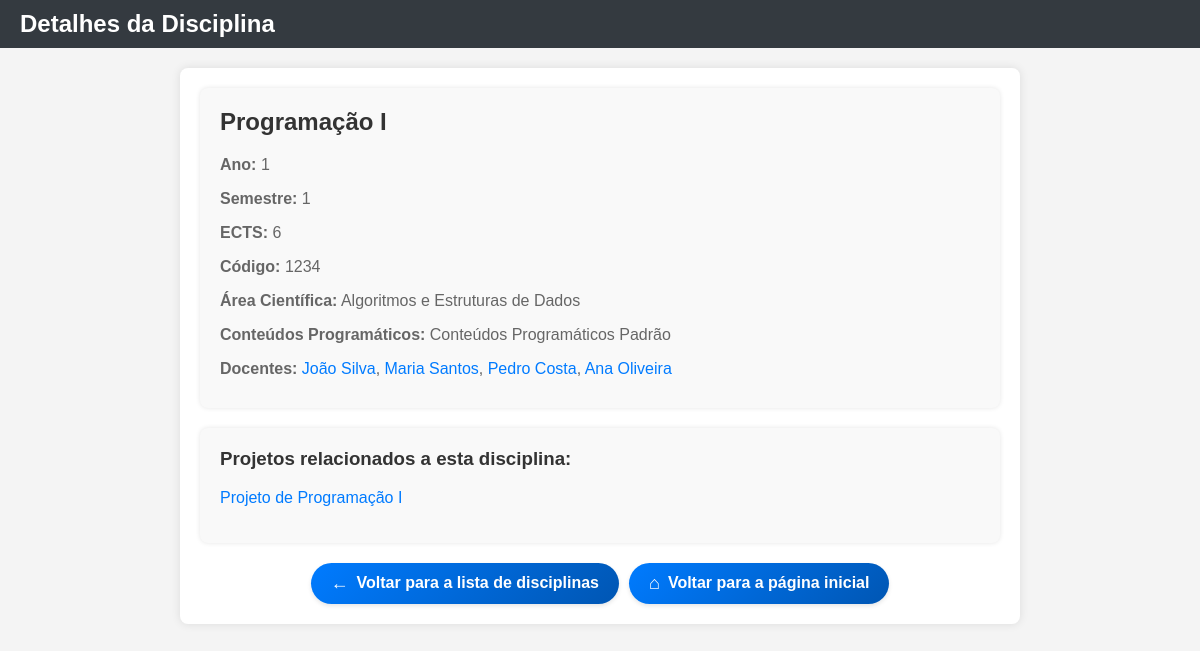
The page /cursoLEI/disciplina/Programação I/ on the database its author committed.
### cursoLEI/models.py (models this page shows, shortened)
class Disciplina(models.Model):
    nome = models.CharField(max_length=100)
    ano = models.IntegerField()
    semestre = models.IntegerField()
    ects = models.IntegerField()
    code = models.IntegerField()
    conteudos = models.CharField(max_length=500, default='Conteúdos Programáticos Padrão')
    area_cientifica = models.ForeignKey('Area_Cientifica', on_delete=models.CASCADE)

class Area_Cientifica(models.Model):
    nome = models.CharField(max_length=100)

class Docente(models.Model):
    nome = models.CharField(max_length=100)
    disciplina = models.ManyToManyField(Disciplina)

class Projeto(models.Model):
    nome = models.CharField(max_length=100)
    descricao = models.TextField()
    conceitos = models.TextField()
    tecnologias = models.TextField()
    foto = models.ImageField(null=True)
    video = models.URLField(null=True)
    gitLink = models.URLField(null=True)
    disciplina = models.ForeignKey(Disciplina, on_delete=models.CASCADE)
    linguagens = models.ManyToManyField(Linguagem_Programacao)

### cursoLEI/views.py (the view)
# urls.py: path('disciplina/<str:disciplina_nome>/', views.disciplina_view, name='disciplina_lista'),
def disciplina_view(request, disciplina_nome):
    disciplina = Disciplina.objects.get(nome=disciplina_nome)
    projetos = Projeto.objects.filter(disciplina=disciplina)
    docentes = Docente.objects.filter(disciplina=disciplina)
    context = {'disciplina': disciplina, 'projetos': projetos, 'docentes': docentes}
    return render(request, 'cursoLEI/disciplina.html', context)

### cursoLEI/templates/cursoLEI/disciplina.html (shortened to what this page needs)
<!DOCTYPE html>
<html lang="pt">
<head>
</head>
<body>
    <div class="header">
        <h1>Detalhes da Disciplina</h1>
    </div>
    <div class="container">
        <div class="disciplina">
            <h2>{{ disciplina.nome }}</h2>
            <p><strong>Ano:</strong> {{ disciplina.ano }}</p>
            <p><strong>Semestre:</strong> {{ disciplina.semestre }}</p>
            <p><strong>ECTS:</strong> {{ disciplina.ects }}</p>
            <p><strong>Código:</strong> {{ disciplina.code }}</p>
            <p><strong>Área Científica:</strong> {{ disciplina.area_cientifica.nome }}</p>
            <p><strong>Conteúdos Programáticos:</strong> {{ disciplina.conteudos }}</p>
            <p><strong>Docentes:</strong>
            {% for docente in docentes %}
                    <a href="{% url 'cursoLEI:docente' docente.id %}" class="curso-a">{{ docente.nome }}</a>{% if not forloop.last %}, {% endif %}
            {% endfor %}</p>
        </div>
        {% if projetos %}
        <div class="projetos">
            <h3>Projetos relacionados a esta disciplina:</h3>
            <ul>
                {% for projeto in projetos %}
                    {% if curso %}
                        <li><a href="{% url 'cursoLEI:projeto' curso.nome projeto.nome %}">{{ projeto.nome }}</a></li>
                    {% else %}
                        <li><a href="{% url 'cursoLEI:projeto_disciplina' projeto.nome %}">{{ projeto.nome }}</a></li>
                    {% endif %}
                {% endfor %}
            </ul>
        </div>
        {% endif %}
        <div class="voltar">
            {% if curso %}
            <a href="{% url 'cursoLEI:curso' curso.nome %}">
                <span>&#8592;</span> {{ curso.nome }}
            </a>
            {% else %}
                <a href="{% url 'cursoLEI:lista_disciplina' %}">
                    <span>&#8592;</span> Voltar para a lista de disciplinas
                </a>
            {% endif %}
            <a href="{% url 'cursoLEI:lista' %}">
                <span>&#8962;</span> Voltar para a página inicial
            </a>
        </div>
    </div>
</body>
</html>

### cursoLEI/templates/cursoLEI/disciplina.html (style rules this page uses)
body { font-family: Arial, sans-serif; margin: 0; padding: 0; background-color: #f4f4f4; }
.header { background-color: #343a40; color: #fff; padding: 10px 20px; display: flex; justify-content: space-between; align-items: center; }
.header h1 { margin: 0; font-size: 24px; }
.container { max-width: 800px; margin: 20px auto; padding: 20px; background-color: #fff; border-radius: 8px; box-shadow: 0 0 10px rgba(0, 0, 0, 0.1); }
.disciplina { margin-bottom: 20px; padding: 20px; border-radius: 8px; background-color: #f9f9f9; box-shadow: 0 0 5px rgba(0, 0, 0, 0.1); }
.disciplina h2 { margin-top: 0; color: #333; }
.disciplina p { margin-bottom: 10px; color: #666; }
.disciplina a { text-decoration: none; color: #007bff; }
.voltar { text-align: center; margin-top: 20px; display: flex; justify-content: center; gap: 10px; }
.voltar a { display: inline-flex; align-items: center; justify-content: center; padding: 10px 20px; background: linear-gradient(135deg, #007bff, #0056b3); color: #fff; border-radius: 25px; transition: background 0.3s ease; text-decoration: none; font-weight: bold; font-size: 16px; box-shadow: 0 2px 4px rgba(0, 0, 0, 0.1); }
.voltar a span { margin-right: 8px; font-size: 18px; }
.projetos { margin-top: 20px; padding: 20px; border-radius: 8px; background-color: #f9f9f9; box-shadow: 0 0 5px rgba(0, 0, 0, 0.1); }
.projetos h3 { margin-top: 0; color: #333; }
.projetos ul { list-style: none; padding: 0; }
.projetos li { margin-bottom: 10px; color: #666; }
.projetos a { text-decoration: none; color: #007bff; }

### rows shown on the page
Disciplina: nome "Programação I", ano "1", semestre "1", ects "6", code "1234", area_cientifica.nome "Algoritmos e Estruturas de Dados", conteudos "Conteúdos Programáticos Padrão"
Docente: nome "João Silva"
Docente: nome "Maria Santos"
Docente: nome "Pedro Costa"
Docente: nome "Ana Oliveira"
Projeto: nome "Projeto de Programação I"
